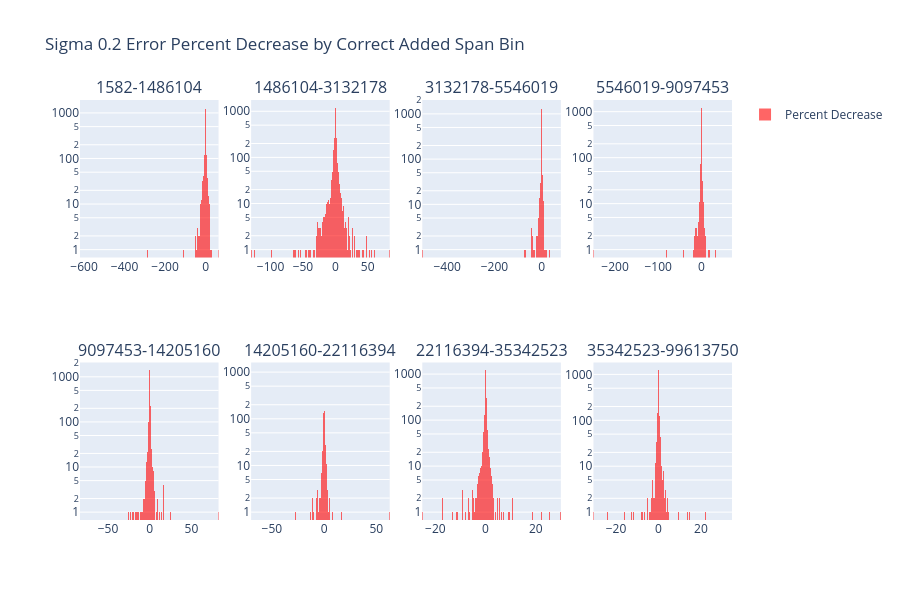

The notebook cell saved with this chart:
### Code cell
error_change_proportion_by_correct_added_span_bin(unary, S0_2_R0_static)

### Figure 1 — Plotly figure (JSON) as saved in the notebook; plotly's stock layout.template omitted (floating-point values rounded to 4 significant figures; data arrays with more than 128 entries replaced by an {"elided": "..."} marker saying what was removed)
{"data": [{"marker": {"color": "red"}, "name": "Percent Decrease", "opacity": 0.6, "showlegend": true, "type": "histogram", "x": {"elided": "3747 float values"}, "xaxis": "x", "yaxis": "y"}, {"marker": {"color": "red"}, "name": "Percent Decrease", "opacity": 0.6, "showlegend": false, "type": "histogram", "x": {"elided": "3747 float values"}, "xaxis": "x2", "yaxis": "y2"}, {"marker": {"color": "red"}, "name": "Percent Decrease", "opacity": 0.6, "showlegend": false, "type": "histogram", "x": {"elided": "3746 float values"}, "xaxis": "x3", "yaxis": "y3"}, {"marker": {"color": "red"}, "name": "Percent Decrease", "opacity": 0.6, "showlegend": false, "type": "histogram", "x": {"elided": "3747 float values"}, "xaxis": "x4", "yaxis": "y4"}, {"marker": {"color": "red"}, "name": "Percent Decrease", "opacity": 0.6, "showlegend": false, "type": "histogram", "x": {"elided": "3746 float values"}, "xaxis": "x5", "yaxis": "y5"}, {"marker": {"color": "red"}, "name": "Percent Decrease", "opacity": 0.6, "showlegend": false, "type": "histogram", "x": {"elided": "3747 float values"}, "xaxis": "x6", "yaxis": "y6"}, {"marker": {"color": "red"}, "name": "Percent Decrease", "opacity": 0.6, "showlegend": false, "type": "histogram", "x": {"elided": "3746 float values"}, "xaxis": "x7", "yaxis": "y7"}, {"marker": {"color": "red"}, "name": "Percent Decrease", "opacity": 0.6, "showlegend": false, "type": "histogram", "x": {"elided": "3747 float values"}, "xaxis": "x8", "yaxis": "y8"}], "layout": {"annotations": [{"font": {"size": 16}, "showarrow": false, "text": "1582-1486104", "x": 0.1062, "xanchor": "center", "xref": "paper", "y": 1, "yanchor": "bottom", "yref": "paper"}, {"font": {"size": 16}, "showarrow": false, "text": "1486104-3132178", "x": 0.3688, "xanchor": "center", "xref": "paper", "y": 1, "yanchor": "bottom", "yref": "paper"}, {"font": {"size": 16}, "showarrow": false, "text": "3132178-5546019", "x": 0.6313, "xanchor": "center", "xref": "paper", "y": 1, "yanchor": "bottom", "yref": "paper"}, {"font": {"size": 16}, "showarrow": false, "text": "5546019-9097453", "x": 0.8938, "xanchor": "center", "xref": "paper", "y": 1, "yanchor": "bottom", "yref": "paper"}, {"font": {"size": 16}, "showarrow": false, "text": "9097453-14205160", "x": 0.1062, "xanchor": "center", "xref": "paper", "y": 0.375, "yanchor": "bottom", "yref": "paper"}, {"font": {"size": 16}, "showarrow": false, "text": "14205160-22116394", "x": 0.3688, "xanchor": "center", "xref": "paper", "y": 0.375, "yanchor": "bottom", "yref": "paper"}, {"font": {"size": 16}, "showarrow": false, "text": "22116394-35342523", "x": 0.6313, "xanchor": "center", "xref": "paper", "y": 0.375, "yanchor": "bottom", "yref": "paper"}, {"font": {"size": 16}, "showarrow": false, "text": "35342523-99613750", "x": 0.8938, "xanchor": "center", "xref": "paper", "y": 0.375, "yanchor": "bottom", "yref": "paper"}], "barmode": "overlay", "height": 600, "title": {"text": "Sigma 0.2 Error Percent Decrease by Correct Added Span Bin"}, "xaxis": {"anchor": "y", "domain": [0, 0.2125]}, "xaxis2": {"anchor": "y2", "domain": [0.2625, 0.475]}, "xaxis3": {"anchor": "y3", "domain": [0.525, 0.7375]}, "xaxis4": {"anchor": "y4", "domain": [0.7875, 1]}, "xaxis5": {"anchor": "y5", "domain": [0, 0.2125]}, "xaxis6": {"anchor": "y6", "domain": [0.2625, 0.475]}, "xaxis7": {"anchor": "y7", "domain": [0.525, 0.7375]}, "xaxis8": {"anchor": "y8", "domain": [0.7875, 1]}, "yaxis": {"anchor": "x", "domain": [0.625, 1], "type": "log"}, "yaxis2": {"anchor": "x2", "domain": [0.625, 1], "type": "log"}, "yaxis3": {"anchor": "x3", "domain": [0.625, 1], "type": "log"}, "yaxis4": {"anchor": "x4", "domain": [0.625, 1], "type": "log"}, "yaxis5": {"anchor": "x5", "domain": [0, 0.375], "type": "log"}, "yaxis6": {"anchor": "x6", "domain": [0, 0.375], "type": "log"}, "yaxis7": {"anchor": "x7", "domain": [0, 0.375], "type": "log"}, "yaxis8": {"anchor": "x8", "domain": [0, 0.375], "type": "log"}}}
